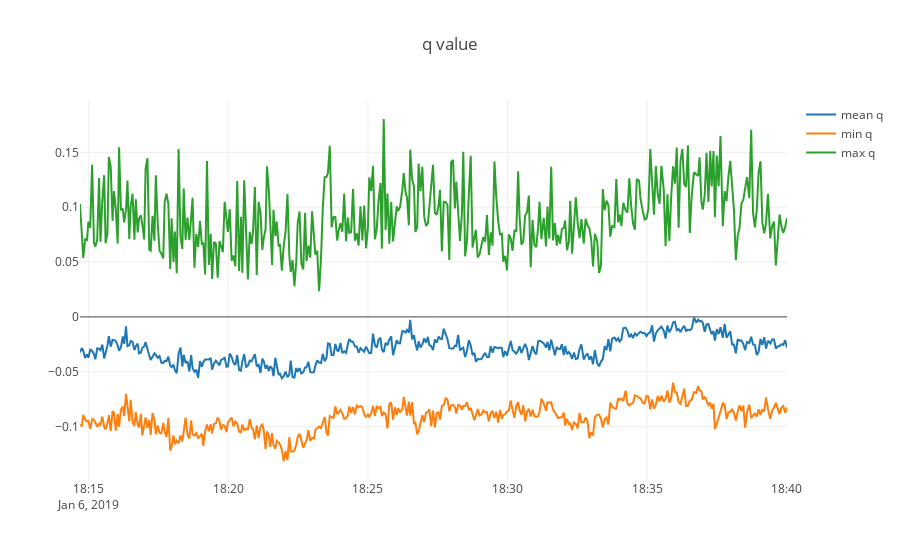
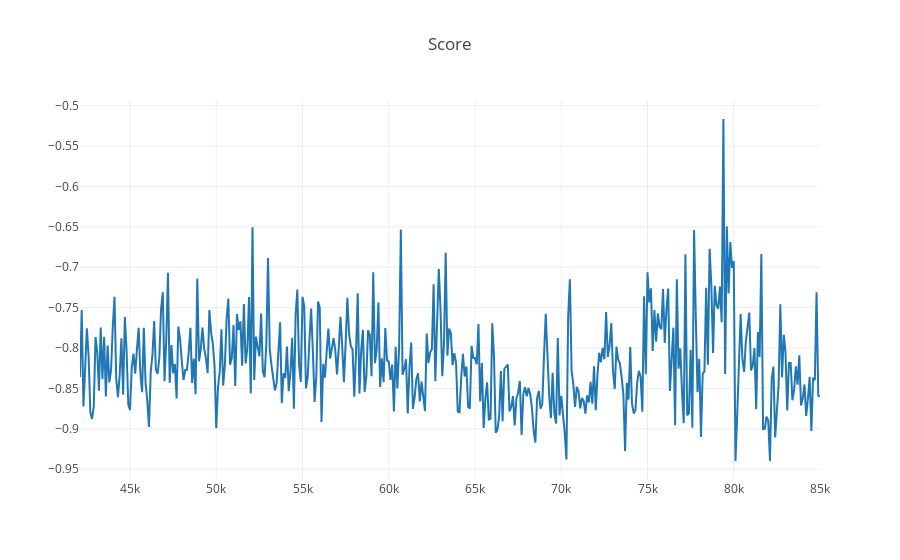
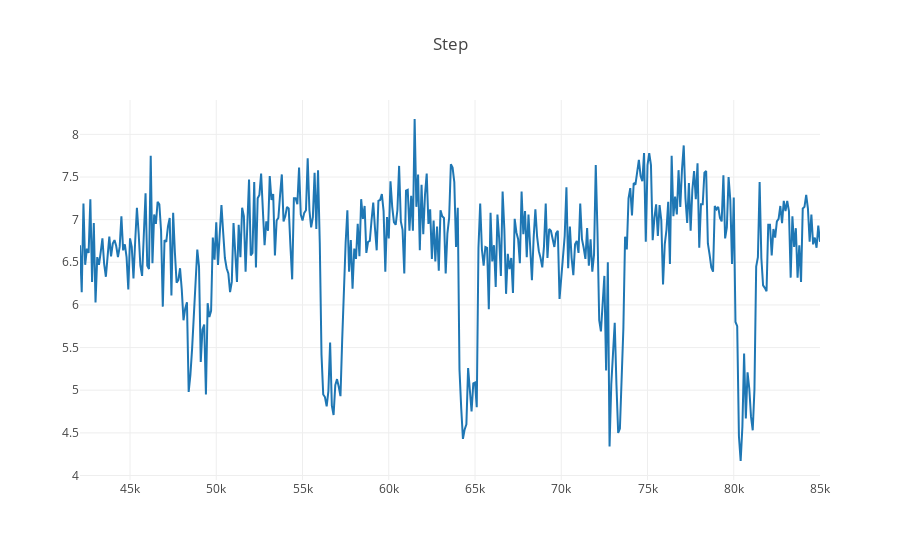
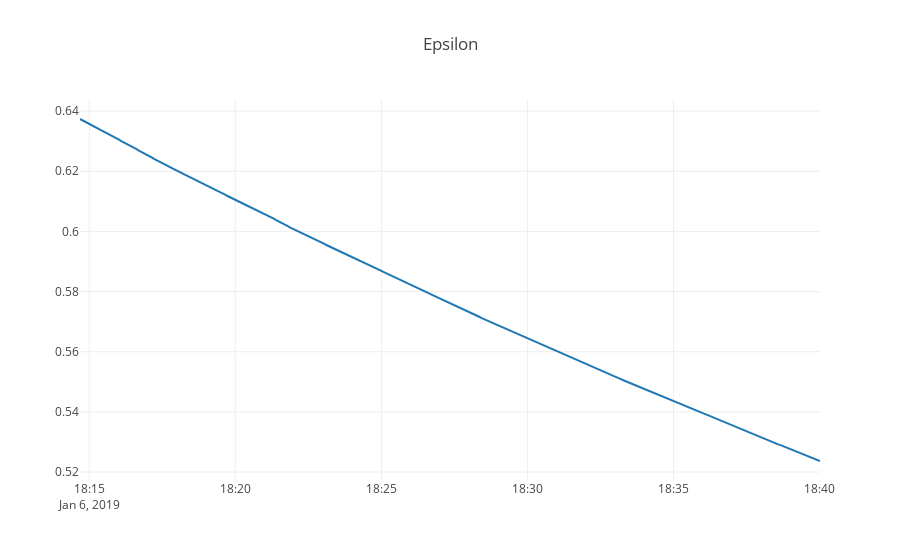

The notebook cell these images were saved under, in order:
### Code cell
start_pos = 10000
show_time = False

print_q(start_pos)

def print_score(start_pos):
    if show_time:
        x_label = 'Timestamp'
    else:
        x_label = 'run'
        
    score_df = pd.read_csv('training_model/score.csv')[start_pos:]
    line_score=go.Scatter(y=score_df['mean'], x=score_df[x_label] , name='Score')
    data = [line_score]
    
    layout = go.Layout(title='Score')
    fig = go.Figure(data=data, layout=layout)
    iplot(fig)
    
def print_step(start_pos):
    if show_time:
        x_label = 'Timestamp'
    else:
        x_label = 'run'
        
    step_df = pd.read_csv('training_model/step.csv')[start_pos:]
    line_step=go.Scatter(y=step_df['mean'], x=step_df[x_label] , name='Step',yaxis='y2')
    data = [line_step]
    
    layout = go.Layout(title='Step')
    fig = go.Figure(data=data, layout=layout)
    iplot(fig)

        
def print_epsilon(start_pos):
    epsilon_df = pd.read_csv('training_model/epsilon.csv')[start_pos:]
    line_epsilon=go.Scatter(y=epsilon_df['mean'], x=epsilon_df['Timestamp'])
    data = [line_epsilon]
    
    layout = go.Layout(title='Epsilon')
    fig = go.Figure(data=data, layout=layout)
    iplot(fig)

    
def print_loss(start_pos):
    loss_df = pd.read_csv('training_model/loss.csv')[start_pos:]
    line_loss=go.Scatter(y=loss_df['mean'], x=loss_df['Timestamp'])
    data = [line_loss]
    
    layout = go.Layout(title='Loss')
    fig = go.Figure(data=data, layout=layout)
    iplot(fig)
    
print_score(start_pos)
print_step(start_pos)
print_epsilon(start_pos)
print_loss(start_pos)

### Figure 1 — Plotly figure (JSON) as saved in the notebook; plotly's stock layout.template omitted (floating-point values rounded to 4 significant figures; data arrays with more than 128 entries replaced by an {"elided": "..."} marker saying what was removed)
{"data": [{"name": "mean q", "type": "scatter", "uid": "5477b8f8-49aa-4df2-b078-b9b9884d86dc", "x": {"elided": "394 str values"}, "y": {"elided": "394 float values"}}, {"name": "min q", "type": "scatter", "uid": "a4e9e651-6c25-4da3-b994-6bcbc58f1b00", "x": {"elided": "394 str values"}, "y": {"elided": "394 float values"}}, {"name": "max q", "type": "scatter", "uid": "bda82fc9-ad68-45d5-b783-950fa827493a", "x": {"elided": "394 str values"}, "y": {"elided": "394 float values"}}], "layout": {"title": "q value"}}

### Figure 2 — Plotly figure (JSON) as saved in the notebook; plotly's stock layout.template omitted (floating-point values rounded to 4 significant figures; data arrays with more than 128 entries replaced by an {"elided": "..."} marker saying what was removed)
{"data": [{"name": "Score", "type": "scatter", "uid": "fbd99e92-1b63-4854-adf0-d1178afd0045", "x": {"elided": "430 int values"}, "y": {"elided": "430 float values"}}], "layout": {"title": "Score"}}

### Figure 3 — Plotly figure (JSON) as saved in the notebook; plotly's stock layout.template omitted (floating-point values rounded to 4 significant figures; data arrays with more than 128 entries replaced by an {"elided": "..."} marker saying what was removed)
{"data": [{"name": "Step", "type": "scatter", "uid": "53627139-ef33-4e7f-bbfc-fde06880a9f6", "x": {"elided": "430 int values"}, "y": {"elided": "430 float values"}, "yaxis": "y2"}], "layout": {"title": "Step"}}

### Figure 4 — Plotly figure (JSON) as saved in the notebook; plotly's stock layout.template omitted (floating-point values rounded to 4 significant figures; data arrays with more than 128 entries replaced by an {"elided": "..."} marker saying what was removed)
{"data": [{"type": "scatter", "uid": "ed3b1185-0be7-4be5-bb8e-c602fcd6ae40", "x": {"elided": "394 str values"}, "y": {"elided": "394 float values"}}], "layout": {"title": "Epsilon"}}
